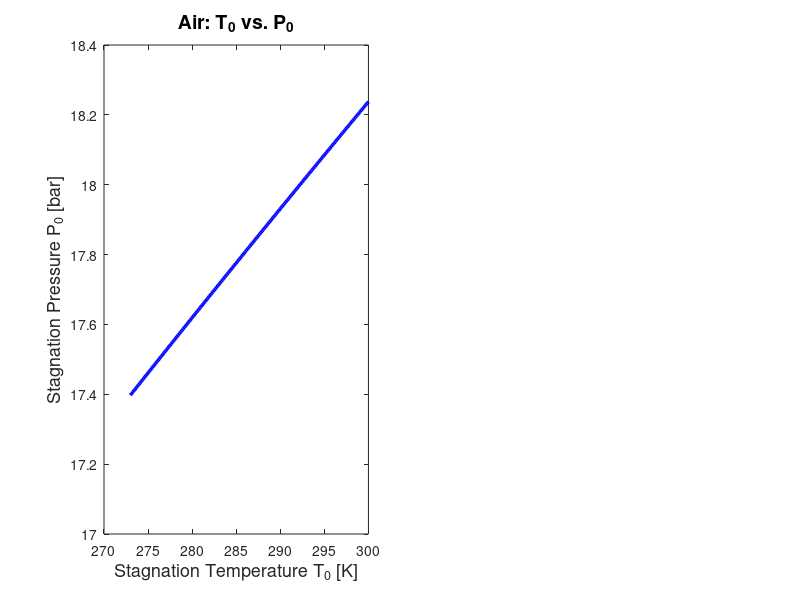

MATLAB code for this plot: (Note: this script raises an error after producing the figure.)
%% Choked Flow Nozzle Analysis — Varying Temperature, Multiple Equivalence Ratios
% Formula: mdot = Cd * A * sqrt(gamma * rho0 * P0 * (2/(gamma+1))^((gamma+1)/(gamma-1)))

clear; clc; close all;

%% Given Constants
mdot_air  = 2 * 0.453592;       % Convert lbm/s to kg/s
Cd        = 0.7;                 % Fixed discharge coefficient

% Stoichiometric fuel-to-air ratio for H2
FAR_stoich = 0.0292;             % kg H2 / kg Air (stoichiometric)

% Equivalence ratios to plot
phi_values = 0.8:0.1:1.2;        % [0.8, 0.9, 1.0, 1.1, 1.2]

% H2 mass flow rates for each equivalence ratio
mdot_h2_vec = phi_values * FAR_stoich * mdot_air;  % [kg/s]

% Throat areas: convert in^2 to m^2 (1 in^2 = 6.4516e-4 m^2)
A_air = 0.472   * 6.4516e-4;    % Air throat area [m^2]
A_h2  = 0.03875 * 6.4516e-4;    % H2 throat area  [m^2]

%% Gas Properties
% Air
gamma_air = 1.4;
R_air     = 287;                 % J/(kg·K)

% Hydrogen (H2)
gamma_h2  = 1.405;
R_h2      = 4157;                % J/(kg·K)

%% Temperature Range
T0 = linspace(273, 300, 200);    % [K]

%% Compute mass flow factors (temperature-dependent)
K_air   = (2 / (gamma_air + 1))^((gamma_air + 1) / (gamma_air - 1));
K_h2    = (2 / (gamma_h2  + 1))^((gamma_h2  + 1) / (gamma_h2  - 1));

MFF_air = sqrt(gamma_air * K_air ./ (R_air * T0));  % vector over T0
MFF_h2  = sqrt(gamma_h2  * K_h2  ./ (R_h2  * T0));

%% Solve for P0 — Air (single curve)
P0_air     = mdot_air ./ (Cd * A_air * MFF_air);
P0_air_bar = P0_air * 1e-5;

%% Color map for equivalence ratio curves
colors = lines(length(phi_values));

%% Plotting
figure('Position', [100, 100, 1200, 500]);

% --- Air Plot ---
subplot(1, 2, 1);
plot(T0, P0_air_bar, 'b-', 'LineWidth', 2.5);
xlabel('Stagnation Temperature T_0 [K]',  'FontSize', 13);
ylabel('Stagnation Pressure P_0 [bar]',   'FontSize', 13);
title('Air: T_0 vs. P_0',                 'FontSize', 14, 'FontWeight', 'bold');
subtitle(sprintf('\\dot{m} = %.3f kg/s,  C_D = %.1f,  A = %.6f m^2', mdot_air, Cd, A_air));
grid on; grid minor;
set(gca, 'FontSize', 11);

% --- H2 Plot ---
subplot(1, 2, 2);
hold on;
for i = 1:length(phi_values)
    P0_h2     = mdot_h2_vec(i) ./ (Cd * A_h2 * MFF_h2);
    P0_h2_bar = P0_h2 * 1e-5;
    plot(T0, P0_h2_bar, 'Color', colors(i,:), 'LineWidth', 2.5, ...
         'DisplayName', sprintf('\\phi = %.1f  (\\dot{m} = %.4f kg/s)', ...
         phi_values(i), mdot_h2_vec(i)));
end
hold off;
xlabel('Stagnation Temperature T_0 [K]',  'FontSize', 13);
ylabel('Stagnation Pressure P_0 [bar]',   'FontSize', 13);
title('H_2: T_0 vs. P_0',                 'FontSize', 14, 'FontWeight', 'bold');
subtitle(sprintf('C_D = %.1f,  A = %.8f m^2,  FAR_{stoich} = %.4f', Cd, A_h2, FAR_stoich));
legend('Location', 'best', 'FontSize', 10);
grid on; grid minor;
set(gca, 'FontSize', 11);

sgtitle('Choked Nozzle Flow: Stagnation Pressure vs. Temperature', 'FontSize', 15, 'FontWeight', 'bold');
